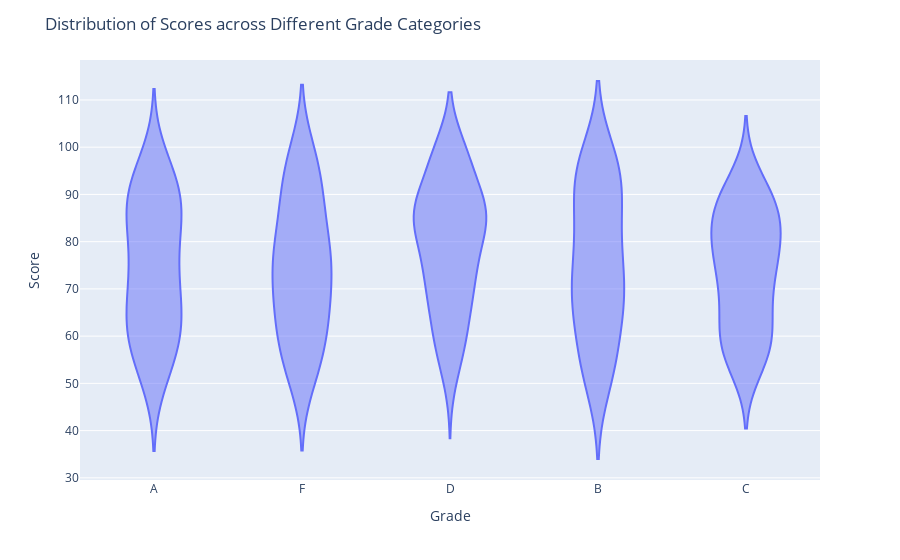

The notebook cell this image was saved under:
### Code cell
fig=px.violin(x=df.Grade, y=df.Score, )
fig.update_layout(
    title='Distribution of Scores across Different Grade Categories',
    xaxis=dict(title='Grade'),
    yaxis=dict(title='Score')
)
fig.show()

### Figure 1 — Plotly figure (JSON) as saved in the notebook; plotly's stock layout.template omitted (floating-point values rounded to 4 significant figures; data arrays with more than 128 entries replaced by an {"elided": "..."} marker saying what was removed)
{"data": [{"alignmentgroup": "True", "box": {"visible": false}, "hovertemplate": "x=%{x}<br>y=%{y}<extra></extra>", "legendgroup": "", "marker": {"color": "#636efa"}, "name": "", "offsetgroup": "", "orientation": "v", "scalegroup": "True", "showlegend": false, "type": "violin", "x": {"elided": "200 str values"}, "x0": " ", "xaxis": "x", "y": {"elided": "200 int values"}, "y0": " ", "yaxis": "y"}], "layout": {"autosize": true, "legend": {"tracegroupgap": 0}, "margin": {"t": 60}, "title": {"text": "Distribution of Scores across Different Grade Categories"}, "violinmode": "group", "xaxis": {"anchor": "y", "autorange": true, "domain": [0, 1], "range": [-0.5, 4.5], "title": {"text": "Grade"}, "type": "category"}, "yaxis": {"anchor": "x", "autorange": true, "domain": [0, 1], "range": [29.54, 118.5], "title": {"text": "Score"}, "type": "linear"}}}
